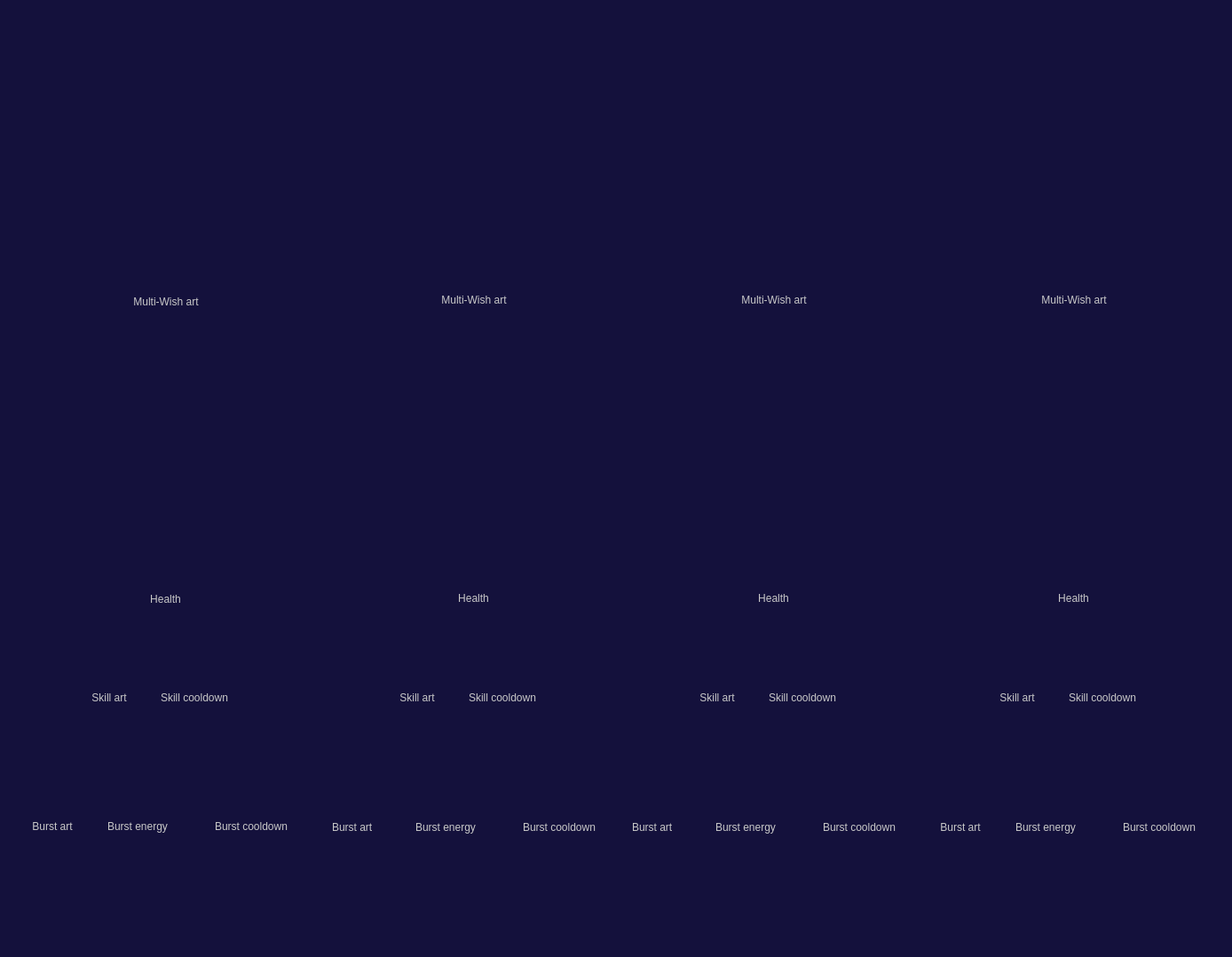
<?xml version="1.0" encoding="UTF-8"?>
<ui version="4.0">
 <class>MainWindow</class>
 <widget class="QMainWindow" name="MainWindow">
  <property name="geometry">
   <rect>
    <x>0</x>
    <y>0</y>
    <width>1330</width>
    <height>1078</height>
   </rect>
  </property>
  <property name="windowTitle">
   <string>MainWindow</string>
  </property>
  <property name="styleSheet">
   <string notr="true">background-color: rgb(20, 17, 60);</string>
  </property>
  <widget class="QWidget" name="centralwidget">
   <layout class="QHBoxLayout" name="horizontalLayout_central">
    <item>
     <layout class="QHBoxLayout" name="horizontalLayout">
      <property name="spacing">
       <number>0</number>
      </property>
      <item>
       <widget class="QWidget" name="character_1" native="true">
        <property name="sizePolicy">
         <sizepolicy hsizetype="Fixed" vsizetype="Minimum">
          <horstretch>0</horstretch>
          <verstretch>0</verstretch>
         </sizepolicy>
        </property>
        <layout class="QVBoxLayout" name="verticalLayout">
         <item alignment="Qt::AlignHCenter">
          <widget class="QLabel" name="multiwish_art_1">
           <property name="enabled">
            <bool>true</bool>
           </property>
           <property name="sizePolicy">
            <sizepolicy hsizetype="Fixed" vsizetype="Fixed">
             <horstretch>0</horstretch>
             <verstretch>0</verstretch>
            </sizepolicy>
           </property>
           <property name="minimumSize">
            <size>
             <width>160</width>
             <height>512</height>
            </size>
           </property>
           <property name="styleSheet">
            <string notr="true">color:rgb(200, 200, 200);</string>
           </property>
           <property name="text">
            <string>Multi-Wish art</string>
           </property>
           <property name="alignment">
            <set>Qt::AlignCenter</set>
           </property>
           <property name="textInteractionFlags">
            <set>Qt::NoTextInteraction</set>
           </property>
          </widget>
         </item>
         <item alignment="Qt::AlignHCenter">
          <widget class="QLabel" name="health_1">
           <property name="sizePolicy">
            <sizepolicy hsizetype="Fixed" vsizetype="Fixed">
             <horstretch>0</horstretch>
             <verstretch>0</verstretch>
            </sizepolicy>
           </property>
           <property name="styleSheet">
            <string notr="true">color:rgb(200, 200, 200);</string>
           </property>
           <property name="text">
            <string>Health</string>
           </property>
           <property name="alignment">
            <set>Qt::AlignCenter</set>
           </property>
           <property name="textInteractionFlags">
            <set>Qt::NoTextInteraction</set>
           </property>
          </widget>
         </item>
         <item alignment="Qt::AlignHCenter">
          <widget class="QWidget" name="skill_1" native="true">
           <property name="sizePolicy">
            <sizepolicy hsizetype="Fixed" vsizetype="Fixed">
             <horstretch>0</horstretch>
             <verstretch>0</verstretch>
            </sizepolicy>
           </property>
           <layout class="QHBoxLayout" name="horizontalLayout_skill_1">
            <property name="spacing">
             <number>0</number>
            </property>
            <property name="sizeConstraint">
             <enum>QLayout::SetMinimumSize</enum>
            </property>
            <property name="leftMargin">
             <number>0</number>
            </property>
            <property name="topMargin">
             <number>0</number>
            </property>
            <property name="rightMargin">
             <number>0</number>
            </property>
            <property name="bottomMargin">
             <number>0</number>
            </property>
            <item>
             <widget class="QLabel" name="skill_art_1">
              <property name="sizePolicy">
               <sizepolicy hsizetype="Fixed" vsizetype="Fixed">
                <horstretch>0</horstretch>
                <verstretch>0</verstretch>
               </sizepolicy>
              </property>
              <property name="minimumSize">
               <size>
                <width>64</width>
                <height>64</height>
               </size>
              </property>
              <property name="styleSheet">
               <string notr="true">color:rgb(200, 200, 200);</string>
              </property>
              <property name="text">
               <string>Skill art</string>
              </property>
              <property name="alignment">
               <set>Qt::AlignCenter</set>
              </property>
              <property name="textInteractionFlags">
               <set>Qt::NoTextInteraction</set>
              </property>
             </widget>
            </item>
            <item>
             <widget class="QLabel" name="skill_cooldown_1">
              <property name="sizePolicy">
               <sizepolicy hsizetype="Fixed" vsizetype="Fixed">
                <horstretch>0</horstretch>
                <verstretch>0</verstretch>
               </sizepolicy>
              </property>
              <property name="minimumSize">
               <size>
                <width>128</width>
                <height>32</height>
               </size>
              </property>
              <property name="styleSheet">
               <string notr="true">color:rgb(200, 200, 200);</string>
              </property>
              <property name="text">
               <string>Skill cooldown</string>
              </property>
              <property name="alignment">
               <set>Qt::AlignCenter</set>
              </property>
              <property name="textInteractionFlags">
               <set>Qt::NoTextInteraction</set>
              </property>
             </widget>
            </item>
           </layout>
          </widget>
         </item>
         <item alignment="Qt::AlignHCenter">
          <widget class="QWidget" name="burst_1" native="true">
           <property name="sizePolicy">
            <sizepolicy hsizetype="Fixed" vsizetype="Fixed">
             <horstretch>0</horstretch>
             <verstretch>0</verstretch>
            </sizepolicy>
           </property>
           <layout class="QHBoxLayout" name="horizontalLayout_burst_1">
            <property name="spacing">
             <number>0</number>
            </property>
            <property name="sizeConstraint">
             <enum>QLayout::SetMinimumSize</enum>
            </property>
            <item>
             <widget class="QLabel" name="burst_art_1">
              <property name="sizePolicy">
               <sizepolicy hsizetype="Fixed" vsizetype="Fixed">
                <horstretch>0</horstretch>
                <verstretch>0</verstretch>
               </sizepolicy>
              </property>
              <property name="minimumSize">
               <size>
                <width>64</width>
                <height>64</height>
               </size>
              </property>
              <property name="styleSheet">
               <string notr="true">color:rgb(200, 200, 200);</string>
              </property>
              <property name="text">
               <string>Burst art</string>
              </property>
              <property name="alignment">
               <set>Qt::AlignCenter</set>
              </property>
              <property name="textInteractionFlags">
               <set>Qt::NoTextInteraction</set>
              </property>
             </widget>
            </item>
            <item>
             <widget class="QLabel" name="burst_energy_1">
              <property name="sizePolicy">
               <sizepolicy hsizetype="Fixed" vsizetype="Fixed">
                <horstretch>0</horstretch>
                <verstretch>0</verstretch>
               </sizepolicy>
              </property>
              <property name="minimumSize">
               <size>
                <width>128</width>
                <height>32</height>
               </size>
              </property>
              <property name="styleSheet">
               <string notr="true">color:rgb(200, 200, 200);</string>
              </property>
              <property name="text">
               <string>Burst energy</string>
              </property>
              <property name="alignment">
               <set>Qt::AlignCenter</set>
              </property>
              <property name="textInteractionFlags">
               <set>Qt::NoTextInteraction</set>
              </property>
             </widget>
            </item>
            <item>
             <widget class="QLabel" name="burst_cooldown_1">
              <property name="sizePolicy">
               <sizepolicy hsizetype="Fixed" vsizetype="Fixed">
                <horstretch>0</horstretch>
                <verstretch>0</verstretch>
               </sizepolicy>
              </property>
              <property name="minimumSize">
               <size>
                <width>128</width>
                <height>32</height>
               </size>
              </property>
              <property name="styleSheet">
               <string notr="true">color:rgb(200, 200, 200);</string>
              </property>
              <property name="text">
               <string>Burst cooldown</string>
              </property>
              <property name="alignment">
               <set>Qt::AlignCenter</set>
              </property>
              <property name="textInteractionFlags">
               <set>Qt::NoTextInteraction</set>
              </property>
             </widget>
            </item>
           </layout>
          </widget>
         </item>
        </layout>
       </widget>
      </item>
      <item>
       <widget class="QWidget" name="character_2" native="true">
        <property name="sizePolicy">
         <sizepolicy hsizetype="Fixed" vsizetype="Minimum">
          <horstretch>0</horstretch>
          <verstretch>0</verstretch>
         </sizepolicy>
        </property>
        <layout class="QVBoxLayout" name="verticalLayout_2">
         <property name="spacing">
          <number>0</number>
         </property>
         <property name="leftMargin">
          <number>0</number>
         </property>
         <property name="topMargin">
          <number>0</number>
         </property>
         <property name="rightMargin">
          <number>0</number>
         </property>
         <property name="bottomMargin">
          <number>0</number>
         </property>
         <item alignment="Qt::AlignHCenter">
          <widget class="QLabel" name="multiwish_art_2">
           <property name="enabled">
            <bool>true</bool>
           </property>
           <property name="sizePolicy">
            <sizepolicy hsizetype="Fixed" vsizetype="Fixed">
             <horstretch>0</horstretch>
             <verstretch>0</verstretch>
            </sizepolicy>
           </property>
           <property name="minimumSize">
            <size>
             <width>160</width>
             <height>512</height>
            </size>
           </property>
           <property name="styleSheet">
            <string notr="true">color:rgb(200, 200, 200);</string>
           </property>
           <property name="text">
            <string>Multi-Wish art</string>
           </property>
           <property name="alignment">
            <set>Qt::AlignCenter</set>
           </property>
           <property name="textInteractionFlags">
            <set>Qt::NoTextInteraction</set>
           </property>
          </widget>
         </item>
         <item alignment="Qt::AlignHCenter">
          <widget class="QLabel" name="health_2">
           <property name="sizePolicy">
            <sizepolicy hsizetype="Fixed" vsizetype="Fixed">
             <horstretch>0</horstretch>
             <verstretch>0</verstretch>
            </sizepolicy>
           </property>
           <property name="styleSheet">
            <string notr="true">color:rgb(200, 200, 200);</string>
           </property>
           <property name="text">
            <string>Health</string>
           </property>
           <property name="alignment">
            <set>Qt::AlignCenter</set>
           </property>
           <property name="textInteractionFlags">
            <set>Qt::NoTextInteraction</set>
           </property>
          </widget>
         </item>
         <item alignment="Qt::AlignHCenter">
          <widget class="QWidget" name="skill_2" native="true">
           <property name="sizePolicy">
            <sizepolicy hsizetype="Fixed" vsizetype="Fixed">
             <horstretch>0</horstretch>
             <verstretch>0</verstretch>
            </sizepolicy>
           </property>
           <layout class="QHBoxLayout" name="horizontalLayout_skill_2">
            <property name="spacing">
             <number>0</number>
            </property>
            <property name="sizeConstraint">
             <enum>QLayout::SetMinimumSize</enum>
            </property>
            <property name="leftMargin">
             <number>0</number>
            </property>
            <property name="topMargin">
             <number>0</number>
            </property>
            <property name="rightMargin">
             <number>0</number>
            </property>
            <property name="bottomMargin">
             <number>0</number>
            </property>
            <item>
             <widget class="QLabel" name="skill_art_2">
              <property name="sizePolicy">
               <sizepolicy hsizetype="Fixed" vsizetype="Fixed">
                <horstretch>0</horstretch>
                <verstretch>0</verstretch>
               </sizepolicy>
              </property>
              <property name="minimumSize">
               <size>
                <width>64</width>
                <height>64</height>
               </size>
              </property>
              <property name="styleSheet">
               <string notr="true">color:rgb(200, 200, 200);</string>
              </property>
              <property name="text">
               <string>Skill art</string>
              </property>
              <property name="alignment">
               <set>Qt::AlignCenter</set>
              </property>
              <property name="textInteractionFlags">
               <set>Qt::NoTextInteraction</set>
              </property>
             </widget>
            </item>
            <item>
             <widget class="QLabel" name="skill_cooldown_2">
              <property name="sizePolicy">
               <sizepolicy hsizetype="Fixed" vsizetype="Fixed">
                <horstretch>0</horstretch>
                <verstretch>0</verstretch>
               </sizepolicy>
              </property>
              <property name="minimumSize">
               <size>
                <width>128</width>
                <height>32</height>
               </size>
              </property>
              <property name="styleSheet">
               <string notr="true">color:rgb(200, 200, 200);</string>
              </property>
              <property name="text">
               <string>Skill cooldown</string>
              </property>
              <property name="alignment">
               <set>Qt::AlignCenter</set>
              </property>
              <property name="textInteractionFlags">
               <set>Qt::NoTextInteraction</set>
              </property>
             </widget>
            </item>
           </layout>
          </widget>
         </item>
         <item alignment="Qt::AlignHCenter">
          <widget class="QWidget" name="burst_2" native="true">
           <property name="sizePolicy">
            <sizepolicy hsizetype="Fixed" vsizetype="Fixed">
             <horstretch>0</horstretch>
             <verstretch>0</verstretch>
            </sizepolicy>
           </property>
           <layout class="QHBoxLayout" name="horizontalLayout_burst_2">
            <property name="spacing">
             <number>0</number>
            </property>
            <property name="sizeConstraint">
             <enum>QLayout::SetMinimumSize</enum>
            </property>
            <item>
             <widget class="QLabel" name="burst_art_2">
              <property name="sizePolicy">
               <sizepolicy hsizetype="Fixed" vsizetype="Fixed">
                <horstretch>0</horstretch>
                <verstretch>0</verstretch>
               </sizepolicy>
              </property>
              <property name="minimumSize">
               <size>
                <width>64</width>
                <height>64</height>
               </size>
              </property>
              <property name="styleSheet">
               <string notr="true">color:rgb(200, 200, 200);</string>
              </property>
              <property name="text">
               <string>Burst art</string>
              </property>
              <property name="textInteractionFlags">
               <set>Qt::NoTextInteraction</set>
              </property>
             </widget>
            </item>
            <item>
             <widget class="QLabel" name="burst_energy_2">
              <property name="sizePolicy">
               <sizepolicy hsizetype="Fixed" vsizetype="Fixed">
                <horstretch>0</horstretch>
                <verstretch>0</verstretch>
               </sizepolicy>
              </property>
              <property name="minimumSize">
               <size>
                <width>128</width>
                <height>32</height>
               </size>
              </property>
              <property name="styleSheet">
               <string notr="true">color:rgb(200, 200, 200);</string>
              </property>
              <property name="text">
               <string>Burst energy</string>
              </property>
              <property name="alignment">
               <set>Qt::AlignCenter</set>
              </property>
              <property name="textInteractionFlags">
               <set>Qt::NoTextInteraction</set>
              </property>
             </widget>
            </item>
            <item>
             <widget class="QLabel" name="burst_cooldown_2">
              <property name="sizePolicy">
               <sizepolicy hsizetype="Fixed" vsizetype="Fixed">
                <horstretch>0</horstretch>
                <verstretch>0</verstretch>
               </sizepolicy>
              </property>
              <property name="minimumSize">
               <size>
                <width>128</width>
                <height>32</height>
               </size>
              </property>
              <property name="styleSheet">
               <string notr="true">color:rgb(200, 200, 200);</string>
              </property>
              <property name="text">
               <string>Burst cooldown</string>
              </property>
              <property name="alignment">
               <set>Qt::AlignCenter</set>
              </property>
              <property name="textInteractionFlags">
               <set>Qt::NoTextInteraction</set>
              </property>
             </widget>
            </item>
           </layout>
          </widget>
         </item>
        </layout>
       </widget>
      </item>
      <item>
       <widget class="QWidget" name="character_3" native="true">
        <property name="sizePolicy">
         <sizepolicy hsizetype="Fixed" vsizetype="Minimum">
          <horstretch>0</horstretch>
          <verstretch>0</verstretch>
         </sizepolicy>
        </property>
        <layout class="QVBoxLayout" name="verticalLayout_3">
         <property name="spacing">
          <number>0</number>
         </property>
         <property name="leftMargin">
          <number>0</number>
         </property>
         <property name="topMargin">
          <number>0</number>
         </property>
         <property name="rightMargin">
          <number>0</number>
         </property>
         <property name="bottomMargin">
          <number>0</number>
         </property>
         <item alignment="Qt::AlignHCenter">
          <widget class="QLabel" name="multiwish_art_3">
           <property name="enabled">
            <bool>true</bool>
           </property>
           <property name="sizePolicy">
            <sizepolicy hsizetype="Fixed" vsizetype="Fixed">
             <horstretch>0</horstretch>
             <verstretch>0</verstretch>
            </sizepolicy>
           </property>
           <property name="minimumSize">
            <size>
             <width>160</width>
             <height>512</height>
            </size>
           </property>
           <property name="styleSheet">
            <string notr="true">color:rgb(200, 200, 200);</string>
           </property>
           <property name="text">
            <string>Multi-Wish art</string>
           </property>
           <property name="alignment">
            <set>Qt::AlignCenter</set>
           </property>
           <property name="textInteractionFlags">
            <set>Qt::NoTextInteraction</set>
           </property>
          </widget>
         </item>
         <item alignment="Qt::AlignHCenter">
          <widget class="QLabel" name="health_3">
           <property name="sizePolicy">
            <sizepolicy hsizetype="Fixed" vsizetype="Fixed">
             <horstretch>0</horstretch>
             <verstretch>0</verstretch>
            </sizepolicy>
           </property>
           <property name="styleSheet">
            <string notr="true">color:rgb(200, 200, 200);</string>
           </property>
           <property name="text">
            <string>Health</string>
           </property>
           <property name="alignment">
            <set>Qt::AlignCenter</set>
           </property>
           <property name="textInteractionFlags">
            <set>Qt::NoTextInteraction</set>
           </property>
          </widget>
         </item>
         <item alignment="Qt::AlignHCenter">
          <widget class="QWidget" name="skill_3" native="true">
           <property name="sizePolicy">
            <sizepolicy hsizetype="Fixed" vsizetype="Fixed">
             <horstretch>0</horstretch>
             <verstretch>0</verstretch>
            </sizepolicy>
           </property>
           <layout class="QHBoxLayout" name="horizontalLayout_4">
            <property name="spacing">
             <number>0</number>
            </property>
            <property name="sizeConstraint">
             <enum>QLayout::SetMinimumSize</enum>
            </property>
            <property name="leftMargin">
             <number>0</number>
            </property>
            <property name="topMargin">
             <number>0</number>
            </property>
            <property name="rightMargin">
             <number>0</number>
            </property>
            <property name="bottomMargin">
             <number>0</number>
            </property>
            <item>
             <widget class="QLabel" name="skill_art_3">
              <property name="sizePolicy">
               <sizepolicy hsizetype="Fixed" vsizetype="Fixed">
                <horstretch>0</horstretch>
                <verstretch>0</verstretch>
               </sizepolicy>
              </property>
              <property name="minimumSize">
               <size>
                <width>64</width>
                <height>64</height>
               </size>
              </property>
              <property name="styleSheet">
               <string notr="true">color:rgb(200, 200, 200);</string>
              </property>
              <property name="text">
               <string>Skill art</string>
              </property>
              <property name="alignment">
               <set>Qt::AlignCenter</set>
              </property>
              <property name="textInteractionFlags">
               <set>Qt::NoTextInteraction</set>
              </property>
             </widget>
            </item>
            <item>
             <widget class="QLabel" name="skill_cooldown_3">
              <property name="sizePolicy">
               <sizepolicy hsizetype="Fixed" vsizetype="Fixed">
                <horstretch>0</horstretch>
                <verstretch>0</verstretch>
               </sizepolicy>
              </property>
              <property name="minimumSize">
               <size>
                <width>128</width>
                <height>32</height>
               </size>
              </property>
              <property name="styleSheet">
               <string notr="true">color:rgb(200, 200, 200);</string>
              </property>
              <property name="text">
               <string>Skill cooldown</string>
              </property>
              <property name="alignment">
               <set>Qt::AlignCenter</set>
              </property>
              <property name="textInteractionFlags">
               <set>Qt::NoTextInteraction</set>
              </property>
             </widget>
            </item>
           </layout>
          </widget>
         </item>
         <item alignment="Qt::AlignHCenter">
          <widget class="QWidget" name="burst_3" native="true">
           <property name="sizePolicy">
            <sizepolicy hsizetype="Fixed" vsizetype="Fixed">
             <horstretch>0</horstretch>
             <verstretch>0</verstretch>
            </sizepolicy>
           </property>
           <layout class="QHBoxLayout" name="horizontalLayout_5">
            <property name="spacing">
             <number>0</number>
            </property>
            <property name="sizeConstraint">
             <enum>QLayout::SetMinimumSize</enum>
            </property>
            <item>
             <widget class="QLabel" name="burst_art_3">
              <property name="sizePolicy">
               <sizepolicy hsizetype="Fixed" vsizetype="Fixed">
                <horstretch>0</horstretch>
                <verstretch>0</verstretch>
               </sizepolicy>
              </property>
              <property name="minimumSize">
               <size>
                <width>64</width>
                <height>64</height>
               </size>
              </property>
              <property name="styleSheet">
               <string notr="true">color:rgb(200, 200, 200);</string>
              </property>
              <property name="text">
               <string>Burst art</string>
              </property>
              <property name="textInteractionFlags">
               <set>Qt::NoTextInteraction</set>
              </property>
             </widget>
            </item>
            <item>
             <widget class="QLabel" name="burst_energy_3">
              <property name="sizePolicy">
               <sizepolicy hsizetype="Fixed" vsizetype="Fixed">
                <horstretch>0</horstretch>
                <verstretch>0</verstretch>
               </sizepolicy>
              </property>
              <property name="minimumSize">
               <size>
                <width>128</width>
                <height>32</height>
               </size>
              </property>
              <property name="styleSheet">
               <string notr="true">color:rgb(200, 200, 200);</string>
              </property>
              <property name="text">
               <string>Burst energy</string>
              </property>
              <property name="alignment">
               <set>Qt::AlignCenter</set>
              </property>
              <property name="textInteractionFlags">
               <set>Qt::NoTextInteraction</set>
              </property>
             </widget>
            </item>
            <item>
             <widget class="QLabel" name="burst_cooldown_3">
              <property name="sizePolicy">
               <sizepolicy hsizetype="Fixed" vsizetype="Fixed">
                <horstretch>0</horstretch>
                <verstretch>0</verstretch>
               </sizepolicy>
              </property>
              <property name="minimumSize">
               <size>
                <width>128</width>
                <height>32</height>
               </size>
              </property>
              <property name="styleSheet">
               <string notr="true">color:rgb(200, 200, 200);</string>
              </property>
              <property name="text">
               <string>Burst cooldown</string>
              </property>
              <property name="alignment">
               <set>Qt::AlignCenter</set>
              </property>
              <property name="textInteractionFlags">
               <set>Qt::NoTextInteraction</set>
              </property>
             </widget>
            </item>
           </layout>
          </widget>
         </item>
        </layout>
       </widget>
      </item>
      <item>
       <widget class="QWidget" name="character_4" native="true">
        <property name="sizePolicy">
         <sizepolicy hsizetype="Fixed" vsizetype="Minimum">
          <horstretch>0</horstretch>
          <verstretch>0</verstretch>
         </sizepolicy>
        </property>
        <layout class="QVBoxLayout" name="verticalLayout_4">
         <property name="spacing">
          <number>0</number>
         </property>
         <property name="leftMargin">
          <number>0</number>
         </property>
         <property name="topMargin">
          <number>0</number>
         </property>
         <property name="rightMargin">
          <number>0</number>
         </property>
         <property name="bottomMargin">
          <number>0</number>
         </property>
         <item alignment="Qt::AlignHCenter">
          <widget class="QLabel" name="multiwish_art_4">
           <property name="enabled">
            <bool>true</bool>
           </property>
           <property name="sizePolicy">
            <sizepolicy hsizetype="Fixed" vsizetype="Fixed">
             <horstretch>0</horstretch>
             <verstretch>0</verstretch>
            </sizepolicy>
           </property>
           <property name="minimumSize">
            <size>
             <width>160</width>
             <height>512</height>
            </size>
           </property>
           <property name="styleSheet">
            <string notr="true">color:rgb(200, 200, 200);</string>
           </property>
           <property name="text">
            <string>Multi-Wish art</string>
           </property>
           <property name="alignment">
            <set>Qt::AlignCenter</set>
           </property>
           <property name="textInteractionFlags">
            <set>Qt::NoTextInteraction</set>
           </property>
          </widget>
         </item>
         <item alignment="Qt::AlignHCenter">
          <widget class="QLabel" name="health_4">
           <property name="sizePolicy">
            <sizepolicy hsizetype="Fixed" vsizetype="Fixed">
             <horstretch>0</horstretch>
             <verstretch>0</verstretch>
            </sizepolicy>
           </property>
           <property name="styleSheet">
            <string notr="true">color:rgb(200, 200, 200);</string>
           </property>
           <property name="text">
            <string>Health</string>
           </property>
           <property name="alignment">
            <set>Qt::AlignCenter</set>
           </property>
           <property name="textInteractionFlags">
            <set>Qt::NoTextInteraction</set>
           </property>
          </widget>
         </item>
         <item alignment="Qt::AlignHCenter">
          <widget class="QWidget" name="skill_4" native="true">
           <property name="sizePolicy">
            <sizepolicy hsizetype="Fixed" vsizetype="Fixed">
             <horstretch>0</horstretch>
             <verstretch>0</verstretch>
            </sizepolicy>
           </property>
           <layout class="QHBoxLayout" name="horizontalLayout_6">
            <property name="spacing">
             <number>0</number>
            </property>
            <property name="sizeConstraint">
             <enum>QLayout::SetMinimumSize</enum>
            </property>
            <property name="leftMargin">
             <number>0</number>
            </property>
            <property name="topMargin">
             <number>0</number>
            </property>
            <property name="rightMargin">
             <number>0</number>
            </property>
            <property name="bottomMargin">
             <number>0</number>
            </property>
            <item>
             <widget class="QLabel" name="skill_art_4">
              <property name="sizePolicy">
               <sizepolicy hsizetype="Fixed" vsizetype="Fixed">
                <horstretch>0</horstretch>
                <verstretch>0</verstretch>
               </sizepolicy>
              </property>
              <property name="minimumSize">
               <size>
                <width>64</width>
                <height>64</height>
               </size>
              </property>
              <property name="styleSheet">
               <string notr="true">color:rgb(200, 200, 200);</string>
              </property>
              <property name="text">
               <string>Skill art</string>
              </property>
              <property name="alignment">
               <set>Qt::AlignCenter</set>
              </property>
              <property name="textInteractionFlags">
               <set>Qt::NoTextInteraction</set>
              </property>
             </widget>
            </item>
            <item>
             <widget class="QLabel" name="skill_cooldown_4">
              <property name="sizePolicy">
               <sizepolicy hsizetype="Fixed" vsizetype="Fixed">
                <horstretch>0</horstretch>
                <verstretch>0</verstretch>
               </sizepolicy>
              </property>
              <property name="minimumSize">
               <size>
                <width>128</width>
                <height>32</height>
               </size>
              </property>
              <property name="styleSheet">
               <string notr="true">color:rgb(200, 200, 200);</string>
              </property>
              <property name="text">
               <string>Skill cooldown</string>
              </property>
              <property name="alignment">
               <set>Qt::AlignCenter</set>
              </property>
              <property name="textInteractionFlags">
               <set>Qt::NoTextInteraction</set>
              </property>
             </widget>
            </item>
           </layout>
          </widget>
         </item>
         <item alignment="Qt::AlignHCenter">
          <widget class="QWidget" name="burst_4" native="true">
           <property name="sizePolicy">
            <sizepolicy hsizetype="Fixed" vsizetype="Fixed">
             <horstretch>0</horstretch>
             <verstretch>0</verstretch>
            </sizepolicy>
           </property>
           <layout class="QHBoxLayout" name="horizontalLayout_7">
            <property name="spacing">
             <number>0</number>
            </property>
            <property name="sizeConstraint">
             <enum>QLayout::SetMinimumSize</enum>
            </property>
            <item>
             <widget class="QLabel" name="burst_art_4">
              <property name="sizePolicy">
               <sizepolicy hsizetype="Fixed" vsizetype="Fixed">
                <horstretch>0</horstretch>
                <verstretch>0</verstretch>
               </sizepolicy>
              </property>
              <property name="minimumSize">
               <size>
                <width>64</width>
                <height>64</height>
               </size>
              </property>
              <property name="styleSheet">
               <string notr="true">color:rgb(200, 200, 200);</string>
              </property>
              <property name="text">
               <string>Burst art</string>
              </property>
              <property name="alignment">
               <set>Qt::AlignCenter</set>
              </property>
              <property name="textInteractionFlags">
               <set>Qt::NoTextInteraction</set>
              </property>
             </widget>
            </item>
            <item>
             <widget class="QLabel" name="burst_energy_4">
              <property name="sizePolicy">
               <sizepolicy hsizetype="Fixed" vsizetype="Fixed">
                <horstretch>0</horstretch>
                <verstretch>0</verstretch>
               </sizepolicy>
              </property>
              <property name="minimumSize">
               <size>
                <width>128</width>
                <height>32</height>
               </size>
              </property>
              <property name="styleSheet">
               <string notr="true">color:rgb(200, 200, 200);</string>
              </property>
              <property name="text">
               <string>Burst energy</string>
              </property>
              <property name="alignment">
               <set>Qt::AlignCenter</set>
              </property>
              <property name="textInteractionFlags">
               <set>Qt::NoTextInteraction</set>
              </property>
             </widget>
            </item>
            <item>
             <widget class="QLabel" name="burst_cooldown_4">
              <property name="sizePolicy">
               <sizepolicy hsizetype="Fixed" vsizetype="Fixed">
                <horstretch>0</horstretch>
                <verstretch>0</verstretch>
               </sizepolicy>
              </property>
              <property name="minimumSize">
               <size>
                <width>128</width>
                <height>32</height>
               </size>
              </property>
              <property name="styleSheet">
               <string notr="true">color:rgb(200, 200, 200);</string>
              </property>
              <property name="text">
               <string>Burst cooldown</string>
              </property>
              <property name="alignment">
               <set>Qt::AlignCenter</set>
              </property>
              <property name="textInteractionFlags">
               <set>Qt::NoTextInteraction</set>
              </property>
             </widget>
            </item>
           </layout>
          </widget>
         </item>
        </layout>
       </widget>
      </item>
     </layout>
    </item>
   </layout>
  </widget>
  <widget class="QMenuBar" name="menubar">
   <property name="geometry">
    <rect>
     <x>0</x>
     <y>0</y>
     <width>1330</width>
     <height>21</height>
    </rect>
   </property>
  </widget>
  <widget class="QStatusBar" name="statusbar"/>
 </widget>
 <resources/>
 <connections/>
</ui>
